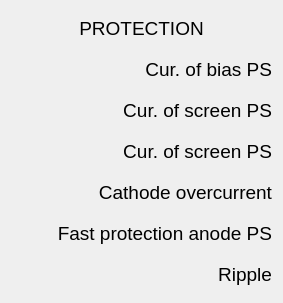
  <widget class="QWidget" name="">
   <property name="geometry">
    <rect>
     <x>320</x>
     <y>0</y>
     <width>257</width>
     <height>283</height>
    </rect>
   </property>
   <layout class="QGridLayout" name="gridLayout_3">
    <item row="1" column="0">
     <widget class="QPushButton" name="pushButton_41">
      <property name="enabled">
       <bool>false</bool>
      </property>
      <property name="sizePolicy">
       <sizepolicy hsizetype="Fixed" vsizetype="Fixed">
        <horstretch>0</horstretch>
        <verstretch>0</verstretch>
       </sizepolicy>
      </property>
      <property name="minimumSize">
       <size>
        <width>40</width>
        <height>35</height>
       </size>
      </property>
      <property name="maximumSize">
       <size>
        <width>40</width>
        <height>35</height>
       </size>
      </property>
      <property name="font">
       <font>
        <pointsize>14</pointsize>
       </font>
      </property>
      <property name="styleSheet">
       <string notr="true">QPushButton {
    border-style: outset;
}
</string>
      </property>
      <property name="text">
       <string notr="true"/>
      </property>
      <property name="icon">
       <iconset>
        <normaloff>leds/images48/ledredoff.png</normaloff>
        <normalon>leds/images48/ledred.png</normalon>leds/images48/ledredoff.png</iconset>
      </property>
      <property name="iconSize">
       <size>
        <width>36</width>
        <height>36</height>
       </size>
      </property>
      <property name="checkable">
       <bool>true</bool>
      </property>
      <property name="checked">
       <bool>true</bool>
      </property>
      <property name="autoDefault">
       <bool>true</bool>
      </property>
      <property name="default">
       <bool>false</bool>
      </property>
      <property name="flat">
       <bool>true</bool>
      </property>
     </widget>
    </item>
    <item row="1" column="1" colspan="2">
     <widget class="QLabel" name="label_32">
      <property name="sizePolicy">
       <sizepolicy hsizetype="Minimum" vsizetype="Fixed">
        <horstretch>0</horstretch>
        <verstretch>0</verstretch>
       </sizepolicy>
      </property>
      <property name="minimumSize">
       <size>
        <width>0</width>
        <height>35</height>
       </size>
      </property>
      <property name="maximumSize">
       <size>
        <width>16777215</width>
        <height>35</height>
       </size>
      </property>
      <property name="font">
       <font>
        <pointsize>14</pointsize>
       </font>
      </property>
      <property name="text">
       <string>Cur. of bias PS</string>
      </property>
      <property name="alignment">
       <set>Qt::AlignRight|Qt::AlignTrailing|Qt::AlignVCenter</set>
      </property>
     </widget>
    </item>
    <item row="2" column="0">
     <widget class="QPushButton" name="pushButton_42">
      <property name="enabled">
       <bool>false</bool>
      </property>
      <property name="sizePolicy">
       <sizepolicy hsizetype="Fixed" vsizetype="Fixed">
        <horstretch>0</horstretch>
        <verstretch>0</verstretch>
       </sizepolicy>
      </property>
      <property name="minimumSize">
       <size>
        <width>40</width>
        <height>35</height>
       </size>
      </property>
      <property name="maximumSize">
       <size>
        <width>40</width>
        <height>35</height>
       </size>
      </property>
      <property name="font">
       <font>
        <pointsize>14</pointsize>
       </font>
      </property>
      <property name="styleSheet">
       <string notr="true">QPushButton {
    border-style: outset;
}
</string>
      </property>
      <property name="text">
       <string notr="true"/>
      </property>
      <property name="icon">
       <iconset>
        <normaloff>leds/images48/ledredoff.png</normaloff>
        <normalon>leds/images48/ledred.png</normalon>leds/images48/ledredoff.png</iconset>
      </property>
      <property name="iconSize">
       <size>
        <width>36</width>
        <height>36</height>
       </size>
      </property>
      <property name="checkable">
       <bool>true</bool>
      </property>
      <property name="checked">
       <bool>true</bool>
      </property>
      <property name="autoDefault">
       <bool>true</bool>
      </property>
      <property name="default">
       <bool>false</bool>
      </property>
      <property name="flat">
       <bool>true</bool>
      </property>
     </widget>
    </item>
    <item row="2" column="1" colspan="2">
     <widget class="QLabel" name="label_35">
      <property name="sizePolicy">
       <sizepolicy hsizetype="Minimum" vsizetype="Fixed">
        <horstretch>0</horstretch>
        <verstretch>0</verstretch>
       </sizepolicy>
      </property>
      <property name="minimumSize">
       <size>
        <width>0</width>
        <height>35</height>
       </size>
      </property>
      <property name="maximumSize">
       <size>
        <width>16777215</width>
        <height>35</height>
       </size>
      </property>
      <property name="font">
       <font>
        <pointsize>14</pointsize>
       </font>
      </property>
      <property name="text">
       <string>Cur. of screen PS</string>
      </property>
      <property name="alignment">
       <set>Qt::AlignRight|Qt::AlignTrailing|Qt::AlignVCenter</set>
      </property>
     </widget>
    </item>
    <item row="3" column="0">
     <widget class="QPushButton" name="pushButton_34">
      <property name="enabled">
       <bool>false</bool>
      </property>
      <property name="sizePolicy">
       <sizepolicy hsizetype="Fixed" vsizetype="Fixed">
        <horstretch>0</horstretch>
        <verstretch>0</verstretch>
       </sizepolicy>
      </property>
      <property name="minimumSize">
       <size>
        <width>40</width>
        <height>35</height>
       </size>
      </property>
      <property name="maximumSize">
       <size>
        <width>40</width>
        <height>35</height>
       </size>
      </property>
      <property name="font">
       <font>
        <pointsize>14</pointsize>
       </font>
      </property>
      <property name="styleSheet">
       <string notr="true">QPushButton {
    border-style: outset;
}
</string>
      </property>
      <property name="text">
       <string notr="true"/>
      </property>
      <property name="icon">
       <iconset>
        <normaloff>leds/images48/ledredoff.png</normaloff>
        <normalon>leds/images48/ledred.png</normalon>leds/images48/ledredoff.png</iconset>
      </property>
      <property name="iconSize">
       <size>
        <width>36</width>
        <height>36</height>
       </size>
      </property>
      <property name="checkable">
       <bool>true</bool>
      </property>
      <property name="checked">
       <bool>true</bool>
      </property>
      <property name="autoDefault">
       <bool>true</bool>
      </property>
      <property name="default">
       <bool>false</bool>
      </property>
      <property name="flat">
       <bool>true</bool>
      </property>
     </widget>
    </item>
    <item row="3" column="1" colspan="2">
     <widget class="QLabel" name="label_26">
      <property name="sizePolicy">
       <sizepolicy hsizetype="Minimum" vsizetype="Fixed">
        <horstretch>0</horstretch>
        <verstretch>0</verstretch>
       </sizepolicy>
      </property>
      <property name="minimumSize">
       <size>
        <width>0</width>
        <height>35</height>
       </size>
      </property>
      <property name="maximumSize">
       <size>
        <width>16777215</width>
        <height>35</height>
       </size>
      </property>
      <property name="font">
       <font>
        <pointsize>14</pointsize>
       </font>
      </property>
      <property name="text">
       <string>Cur. of screen PS</string>
      </property>
      <property name="alignment">
       <set>Qt::AlignRight|Qt::AlignTrailing|Qt::AlignVCenter</set>
      </property>
     </widget>
    </item>
    <item row="4" column="0">
     <widget class="QPushButton" name="pushButton_48">
      <property name="enabled">
       <bool>false</bool>
      </property>
      <property name="sizePolicy">
       <sizepolicy hsizetype="Fixed" vsizetype="Fixed">
        <horstretch>0</horstretch>
        <verstretch>0</verstretch>
       </sizepolicy>
      </property>
      <property name="minimumSize">
       <size>
        <width>40</width>
        <height>35</height>
       </size>
      </property>
      <property name="maximumSize">
       <size>
        <width>40</width>
        <height>35</height>
       </size>
      </property>
      <property name="font">
       <font>
        <pointsize>14</pointsize>
       </font>
      </property>
      <property name="styleSheet">
       <string notr="true">QPushButton {
    border-style: outset;
}
</string>
      </property>
      <property name="text">
       <string notr="true"/>
      </property>
      <property name="icon">
       <iconset>
        <normaloff>leds/images48/ledredoff.png</normaloff>
        <normalon>leds/images48/ledred.png</normalon>leds/images48/ledredoff.png</iconset>
      </property>
      <property name="iconSize">
       <size>
        <width>36</width>
        <height>36</height>
       </size>
      </property>
      <property name="checkable">
       <bool>true</bool>
      </property>
      <property name="checked">
       <bool>true</bool>
      </property>
      <property name="autoDefault">
       <bool>true</bool>
      </property>
      <property name="default">
       <bool>false</bool>
      </property>
      <property name="flat">
       <bool>true</bool>
      </property>
     </widget>
    </item>
    <item row="4" column="1" colspan="2">
     <widget class="QLabel" name="label_39">
      <property name="sizePolicy">
       <sizepolicy hsizetype="Minimum" vsizetype="Fixed">
        <horstretch>0</horstretch>
        <verstretch>0</verstretch>
       </sizepolicy>
      </property>
      <property name="minimumSize">
       <size>
        <width>0</width>
        <height>35</height>
       </size>
      </property>
      <property name="maximumSize">
       <size>
        <width>16777215</width>
        <height>35</height>
       </size>
      </property>
      <property name="font">
       <font>
        <pointsize>14</pointsize>
       </font>
      </property>
      <property name="text">
       <string>Cathode overcurrent</string>
      </property>
      <property name="alignment">
       <set>Qt::AlignRight|Qt::AlignTrailing|Qt::AlignVCenter</set>
      </property>
     </widget>
    </item>
    <item row="5" column="0">
     <widget class="QPushButton" name="pushButton_35">
      <property name="enabled">
       <bool>false</bool>
      </property>
      <property name="sizePolicy">
       <sizepolicy hsizetype="Fixed" vsizetype="Fixed">
        <horstretch>0</horstretch>
        <verstretch>0</verstretch>
       </sizepolicy>
      </property>
      <property name="minimumSize">
       <size>
        <width>40</width>
        <height>35</height>
       </size>
      </property>
      <property name="maximumSize">
       <size>
        <width>40</width>
        <height>35</height>
       </size>
      </property>
      <property name="font">
       <font>
        <pointsize>14</pointsize>
       </font>
      </property>
      <property name="styleSheet">
       <string notr="true">QPushButton {
    border-style: outset;
}
</string>
      </property>
      <property name="text">
       <string notr="true"/>
      </property>
      <property name="icon">
       <iconset>
        <normaloff>leds/images48/ledredoff.png</normaloff>
        <normalon>leds/images48/ledred.png</normalon>leds/images48/ledredoff.png</iconset>
      </property>
      <property name="iconSize">
       <size>
        <width>36</width>
        <height>36</height>
       </size>
      </property>
      <property name="checkable">
       <bool>true</bool>
      </property>
      <property name="checked">
       <bool>true</bool>
      </property>
      <property name="autoDefault">
       <bool>true</bool>
      </property>
      <property name="default">
       <bool>false</bool>
      </property>
      <property name="flat">
       <bool>true</bool>
      </property>
     </widget>
    </item>
    <item row="5" column="1" colspan="2">
     <widget class="QLabel" name="label_25">
      <property name="sizePolicy">
       <sizepolicy hsizetype="Minimum" vsizetype="Fixed">
        <horstretch>0</horstretch>
        <verstretch>0</verstretch>
       </sizepolicy>
      </property>
      <property name="minimumSize">
       <size>
        <width>0</width>
        <height>35</height>
       </size>
      </property>
      <property name="maximumSize">
       <size>
        <width>16777215</width>
        <height>35</height>
       </size>
      </property>
      <property name="font">
       <font>
        <pointsize>14</pointsize>
       </font>
      </property>
      <property name="text">
       <string>Fast protection anode PS</string>
      </property>
      <property name="alignment">
       <set>Qt::AlignRight|Qt::AlignTrailing|Qt::AlignVCenter</set>
      </property>
     </widget>
    </item>
    <item row="6" column="0">
     <widget class="QPushButton" name="pushButton_38">
      <property name="enabled">
       <bool>false</bool>
      </property>
      <property name="sizePolicy">
       <sizepolicy hsizetype="Fixed" vsizetype="Fixed">
        <horstretch>0</horstretch>
        <verstretch>0</verstretch>
       </sizepolicy>
      </property>
      <property name="minimumSize">
       <size>
        <width>40</width>
        <height>35</height>
       </size>
      </property>
      <property name="maximumSize">
       <size>
        <width>40</width>
        <height>35</height>
       </size>
      </property>
      <property name="font">
       <font>
        <pointsize>14</pointsize>
       </font>
      </property>
      <property name="styleSheet">
       <string notr="true">QPushButton {
    border-style: outset;
}
</string>
      </property>
      <property name="text">
       <string notr="true"/>
      </property>
      <property name="icon">
       <iconset>
        <normaloff>leds/images48/ledredoff.png</normaloff>
        <normalon>leds/images48/ledred.png</normalon>leds/images48/ledredoff.png</iconset>
      </property>
      <property name="iconSize">
       <size>
        <width>36</width>
        <height>36</height>
       </size>
      </property>
      <property name="checkable">
       <bool>true</bool>
      </property>
      <property name="checked">
       <bool>true</bool>
      </property>
      <property name="autoDefault">
       <bool>true</bool>
      </property>
      <property name="default">
       <bool>false</bool>
      </property>
      <property name="flat">
       <bool>true</bool>
      </property>
     </widget>
    </item>
    <item row="6" column="1" colspan="2">
     <widget class="QLabel" name="label_29">
      <property name="sizePolicy">
       <sizepolicy hsizetype="Minimum" vsizetype="Fixed">
        <horstretch>0</horstretch>
        <verstretch>0</verstretch>
       </sizepolicy>
      </property>
      <property name="minimumSize">
       <size>
        <width>0</width>
        <height>35</height>
       </size>
      </property>
      <property name="maximumSize">
       <size>
        <width>16777215</width>
        <height>35</height>
       </size>
      </property>
      <property name="font">
       <font>
        <pointsize>14</pointsize>
       </font>
      </property>
      <property name="text">
       <string>Ripple</string>
      </property>
      <property name="alignment">
       <set>Qt::AlignRight|Qt::AlignTrailing|Qt::AlignVCenter</set>
      </property>
     </widget>
    </item>
    <item row="0" column="0" colspan="3">
     <widget class="QLabel" name="label_38">
      <property name="sizePolicy">
       <sizepolicy hsizetype="Minimum" vsizetype="Fixed">
        <horstretch>0</horstretch>
        <verstretch>0</verstretch>
       </sizepolicy>
      </property>
      <property name="minimumSize">
       <size>
        <width>0</width>
        <height>35</height>
       </size>
      </property>
      <property name="maximumSize">
       <size>
        <width>16777215</width>
        <height>35</height>
       </size>
      </property>
      <property name="font">
       <font>
        <pointsize>14</pointsize>
       </font>
      </property>
      <property name="text">
       <string>PROTECTION</string>
      </property>
      <property name="alignment">
       <set>Qt::AlignCenter</set>
      </property>
     </widget>
    </item>
   </layout>
  </widget>
